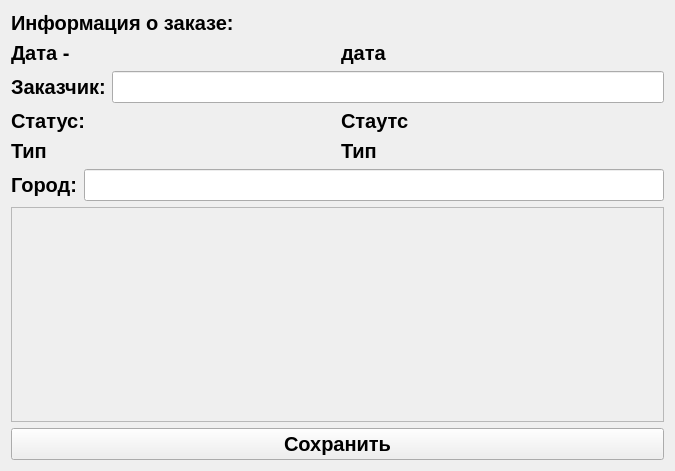
<?xml version="1.0" encoding="UTF-8"?>
<ui version="4.0">
 <class>CustomerWidget</class>
 <widget class="QWidget" name="CustomerWidget">
  <property name="geometry">
   <rect>
    <x>0</x>
    <y>0</y>
    <width>675</width>
    <height>471</height>
   </rect>
  </property>
  <property name="font">
   <font>
    <pointsize>15</pointsize>
    <bold>true</bold>
   </font>
  </property>
  <property name="windowTitle">
   <string>Информация о заказе</string>
  </property>
  <layout class="QVBoxLayout" name="verticalLayout_3">
   <item>
    <widget class="QLabel" name="label_5">
     <property name="text">
      <string>Информация о заказе:</string>
     </property>
    </widget>
   </item>
   <item>
    <layout class="QHBoxLayout" name="horizontalLayout_5">
     <item>
      <widget class="QLabel" name="date_time_label">
       <property name="text">
        <string>Дата -</string>
       </property>
      </widget>
     </item>
     <item>
      <widget class="QLabel" name="date_layer">
       <property name="text">
        <string>дата</string>
       </property>
      </widget>
     </item>
    </layout>
   </item>
   <item>
    <layout class="QHBoxLayout" name="horizontalLayout">
     <item>
      <widget class="QLabel" name="label">
       <property name="text">
        <string>Заказчик:</string>
       </property>
      </widget>
     </item>
     <item>
      <widget class="QLineEdit" name="customer_lineEdit">
       <property name="text">
        <string/>
       </property>
      </widget>
     </item>
    </layout>
   </item>
   <item>
    <layout class="QHBoxLayout" name="horizontalLayout_2">
     <item>
      <widget class="QLabel" name="label_2">
       <property name="text">
        <string>Статус:</string>
       </property>
      </widget>
     </item>
     <item>
      <widget class="QLabel" name="status_label">
       <property name="text">
        <string>Стаутс</string>
       </property>
      </widget>
     </item>
    </layout>
   </item>
   <item>
    <layout class="QHBoxLayout" name="horizontalLayout_3">
     <item>
      <widget class="QLabel" name="label_3">
       <property name="text">
        <string>Тип</string>
       </property>
      </widget>
     </item>
     <item>
      <widget class="QLabel" name="type_label">
       <property name="text">
        <string>Тип</string>
       </property>
      </widget>
     </item>
    </layout>
   </item>
   <item>
    <layout class="QHBoxLayout" name="horizontalLayout_4">
     <item>
      <widget class="QLabel" name="label_4">
       <property name="text">
        <string>Город:</string>
       </property>
      </widget>
     </item>
     <item>
      <widget class="QLineEdit" name="city_lineEdit"/>
     </item>
    </layout>
   </item>
   <item>
    <widget class="QScrollArea" name="scrollArea">
     <property name="widgetResizable">
      <bool>true</bool>
     </property>
     <widget class="QWidget" name="scrollAreaWidgetContents_2">
      <property name="geometry">
       <rect>
        <x>0</x>
        <y>0</y>
        <width>655</width>
        <height>214</height>
       </rect>
      </property>
      <layout class="QVBoxLayout" name="verticalLayout_4">
       <item>
        <layout class="QVBoxLayout" name="verticalLayout"/>
       </item>
      </layout>
     </widget>
    </widget>
   </item>
   <item>
    <widget class="QPushButton" name="save_pushButton">
     <property name="text">
      <string>Сохранить</string>
     </property>
    </widget>
   </item>
  </layout>
 </widget>
 <resources/>
 <connections/>
</ui>
